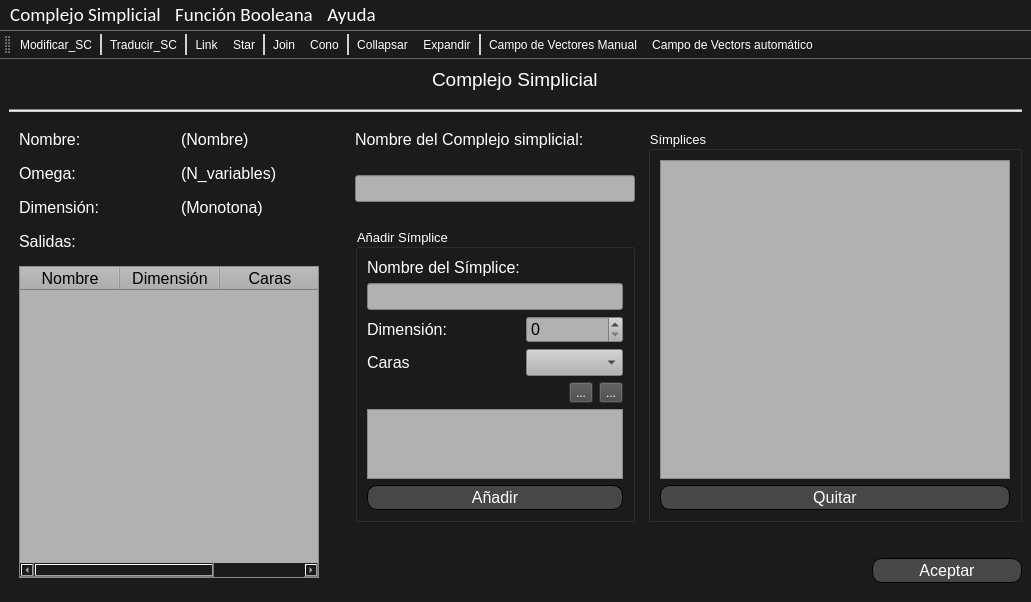
<?xml version="1.0" encoding="UTF-8"?>
<ui version="4.0">
 <class>TFG</class>
 <widget class="QMainWindow" name="TFG">
  <property name="geometry">
   <rect>
    <x>0</x>
    <y>0</y>
    <width>750</width>
    <height>450</height>
   </rect>
  </property>
  <property name="sizePolicy">
   <sizepolicy hsizetype="Preferred" vsizetype="Preferred">
    <horstretch>0</horstretch>
    <verstretch>0</verstretch>
   </sizepolicy>
  </property>
  <property name="font">
   <font>
    <family>Arial</family>
    <pointsize>20</pointsize>
   </font>
  </property>
  <property name="windowTitle">
   <string>TFG Pablo Ascorbe</string>
  </property>
  <property name="windowIcon">
   <iconset>
    <normaloff>../Recursos/icono.ico</normaloff>../Recursos/icono.ico</iconset>
  </property>
  <property name="styleSheet">
   <string notr="true">QWidget{
background-image: url(:/images/fondo.png);
background-color: rgb(27, 27, 27);
color: rgb(255, 255, 255);
}

QToolBar QToolButton{
color: rgb(255, 255, 255);
background-color:transparent;}

QToolBar QToolButton:hover{
	background-color: rgb(100, 100, 100);
}

QToolBar::separator{
	background-color: rgb(208, 208, 208);
	width: 2px;
}


QMenuBar::item:selected{
	background-color: rgb(100, 100, 100);
}

QMenu::item:selected{
	background-color: rgb(100, 100, 100);
}
</string>
  </property>
  <widget class="QWidget" name="centralwidget">
   <property name="enabled">
    <bool>true</bool>
   </property>
   <layout class="QGridLayout" name="gridLayout_2">
    <property name="sizeConstraint">
     <enum>QLayout::SetDefaultConstraint</enum>
    </property>
    <property name="horizontalSpacing">
     <number>11</number>
    </property>
    <property name="verticalSpacing">
     <number>18</number>
    </property>
    <item row="0" column="0" alignment="Qt::AlignHCenter">
     <widget class="QLabel" name="label_2">
      <property name="maximumSize">
       <size>
        <width>16777215</width>
        <height>30</height>
       </size>
      </property>
      <property name="font">
       <font>
        <pointsize>14</pointsize>
       </font>
      </property>
      <property name="text">
       <string>Complejo Simplicial</string>
      </property>
     </widget>
    </item>
    <item row="2" column="0">
     <layout class="QHBoxLayout" name="horizontalLayout" stretch="0,0">
      <property name="spacing">
       <number>26</number>
      </property>
      <item>
       <layout class="QGridLayout" name="gridLayout_fijo">
        <property name="leftMargin">
         <number>10</number>
        </property>
        <property name="rightMargin">
         <number>10</number>
        </property>
        <property name="bottomMargin">
         <number>15</number>
        </property>
        <property name="horizontalSpacing">
         <number>24</number>
        </property>
        <property name="verticalSpacing">
         <number>15</number>
        </property>
        <item row="0" column="1">
         <widget class="QLabel" name="label_nombre_sc">
          <property name="font">
           <font>
            <pointsize>12</pointsize>
           </font>
          </property>
          <property name="text">
           <string>(Nombre)</string>
          </property>
         </widget>
        </item>
        <item row="1" column="1">
         <widget class="QLabel" name="label_omega">
          <property name="font">
           <font>
            <pointsize>12</pointsize>
           </font>
          </property>
          <property name="text">
           <string>(N_variables)</string>
          </property>
         </widget>
        </item>
        <item row="3" column="0" colspan="2">
         <widget class="QLabel" name="label_3">
          <property name="font">
           <font>
            <pointsize>12</pointsize>
           </font>
          </property>
          <property name="text">
           <string>Salidas:</string>
          </property>
         </widget>
        </item>
        <item row="0" column="0">
         <widget class="QLabel" name="label">
          <property name="font">
           <font>
            <pointsize>12</pointsize>
           </font>
          </property>
          <property name="text">
           <string>Nombre:</string>
          </property>
         </widget>
        </item>
        <item row="1" column="0">
         <widget class="QLabel" name="label_4">
          <property name="font">
           <font>
            <pointsize>12</pointsize>
           </font>
          </property>
          <property name="text">
           <string>Omega:</string>
          </property>
         </widget>
        </item>
        <item row="2" column="1">
         <widget class="QLabel" name="label_dimension">
          <property name="font">
           <font>
            <pointsize>12</pointsize>
           </font>
          </property>
          <property name="text">
           <string>(Monotona)</string>
          </property>
         </widget>
        </item>
        <item row="2" column="0">
         <widget class="QLabel" name="label_5">
          <property name="font">
           <font>
            <pointsize>12</pointsize>
           </font>
          </property>
          <property name="text">
           <string>Dimensión:</string>
          </property>
         </widget>
        </item>
        <item row="4" column="0" colspan="2">
         <widget class="QTableWidget" name="tableWidget">
          <property name="minimumSize">
           <size>
            <width>300</width>
            <height>0</height>
           </size>
          </property>
          <property name="styleSheet">
           <string notr="true">color: rgb(0, 0, 0);
background-color: rgb(177, 177, 177);</string>
          </property>
          <column>
           <property name="text">
            <string>Nombre</string>
           </property>
           <property name="font">
            <font>
             <pointsize>12</pointsize>
            </font>
           </property>
          </column>
          <column>
           <property name="text">
            <string>Dimensión</string>
           </property>
           <property name="font">
            <font>
             <pointsize>12</pointsize>
            </font>
           </property>
          </column>
          <column>
           <property name="text">
            <string>Caras</string>
           </property>
           <property name="font">
            <font>
             <pointsize>12</pointsize>
            </font>
           </property>
          </column>
         </widget>
        </item>
       </layout>
      </item>
      <item>
       <layout class="QGridLayout" name="gridLayout_dinamico">
        <property name="horizontalSpacing">
         <number>13</number>
        </property>
        <item row="0" column="0">
         <widget class="QLabel" name="label_6">
          <property name="sizePolicy">
           <sizepolicy hsizetype="Fixed" vsizetype="Fixed">
            <horstretch>0</horstretch>
            <verstretch>0</verstretch>
           </sizepolicy>
          </property>
          <property name="baseSize">
           <size>
            <width>0</width>
            <height>0</height>
           </size>
          </property>
          <property name="font">
           <font>
            <pointsize>12</pointsize>
           </font>
          </property>
          <property name="text">
           <string>Nombre del Complejo simplicial:</string>
          </property>
         </widget>
        </item>
        <item row="1" column="0">
         <widget class="QLineEdit" name="text_sc_name">
          <property name="sizePolicy">
           <sizepolicy hsizetype="Preferred" vsizetype="Fixed">
            <horstretch>0</horstretch>
            <verstretch>0</verstretch>
           </sizepolicy>
          </property>
          <property name="font">
           <font>
            <pointsize>12</pointsize>
           </font>
          </property>
          <property name="styleSheet">
           <string notr="true">color: rgb(0, 0, 0);
background-color: rgb(177, 177, 177);</string>
          </property>
         </widget>
        </item>
        <item row="0" column="1" rowspan="3">
         <widget class="QGroupBox" name="groupBox">
          <property name="font">
           <font>
            <pointsize>10</pointsize>
           </font>
          </property>
          <property name="title">
           <string>Símplices</string>
          </property>
          <layout class="QGridLayout" name="gridLayout_3">
           <item row="0" column="0" colspan="2">
            <widget class="QListWidget" name="list_simplex">
             <property name="minimumSize">
              <size>
               <width>350</width>
               <height>0</height>
              </size>
             </property>
             <property name="font">
              <font>
               <family>MS Shell Dlg 2</family>
               <pointsize>12</pointsize>
              </font>
             </property>
             <property name="styleSheet">
              <string notr="true">color: rgb(0, 0, 0);
background-color: rgb(177, 177, 177);</string>
             </property>
             <property name="alternatingRowColors">
              <bool>true</bool>
             </property>
            </widget>
           </item>
           <item row="1" column="0" colspan="2">
            <widget class="QPushButton" name="pushButton_QuitarSim">
             <property name="sizePolicy">
              <sizepolicy hsizetype="Expanding" vsizetype="Fixed">
               <horstretch>0</horstretch>
               <verstretch>0</verstretch>
              </sizepolicy>
             </property>
             <property name="minimumSize">
              <size>
               <width>200</width>
               <height>25</height>
              </size>
             </property>
             <property name="maximumSize">
              <size>
               <width>16777215</width>
               <height>16777215</height>
              </size>
             </property>
             <property name="font">
              <font>
               <pointsize>12</pointsize>
              </font>
             </property>
             <property name="styleSheet">
              <string notr="true">QPushButton{
color: rgb(255, 255, 255);
background-color: rgb(71, 71, 71);
border: 1px solid;
border-radius: 10px;}

QPushButton:hover{
	background-color: rgb(100, 100, 100);
}</string>
             </property>
             <property name="text">
              <string>Quitar</string>
             </property>
            </widget>
           </item>
          </layout>
         </widget>
        </item>
        <item row="2" column="0">
         <widget class="QGroupBox" name="groupBox_2">
          <property name="sizePolicy">
           <sizepolicy hsizetype="Fixed" vsizetype="Expanding">
            <horstretch>0</horstretch>
            <verstretch>0</verstretch>
           </sizepolicy>
          </property>
          <property name="font">
           <font>
            <pointsize>10</pointsize>
           </font>
          </property>
          <property name="title">
           <string>Añadir Símplice</string>
          </property>
          <layout class="QGridLayout" name="gridLayout_4">
           <item row="4" column="1">
            <widget class="QComboBox" name="posible_faces">
             <property name="font">
              <font>
               <pointsize>12</pointsize>
              </font>
             </property>
             <property name="styleSheet">
              <string notr="true">color: rgb(0, 0, 0);
background-color: rgb(177, 177, 177);</string>
             </property>
            </widget>
           </item>
           <item row="7" column="0" colspan="2">
            <widget class="QListWidget" name="list_faces">
             <property name="sizePolicy">
              <sizepolicy hsizetype="Preferred" vsizetype="Expanding">
               <horstretch>0</horstretch>
               <verstretch>0</verstretch>
              </sizepolicy>
             </property>
             <property name="font">
              <font>
               <pointsize>12</pointsize>
              </font>
             </property>
             <property name="styleSheet">
              <string notr="true">color: rgb(0, 0, 0);
background-color: rgb(177, 177, 177);</string>
             </property>
             <property name="alternatingRowColors">
              <bool>true</bool>
             </property>
            </widget>
           </item>
           <item row="2" column="0" colspan="2">
            <widget class="QLineEdit" name="text_nombre_sim">
             <property name="font">
              <font>
               <pointsize>12</pointsize>
              </font>
             </property>
             <property name="styleSheet">
              <string notr="true">color: rgb(0, 0, 0);
background-color: rgb(177, 177, 177);</string>
             </property>
            </widget>
           </item>
           <item row="8" column="0" colspan="2">
            <widget class="QPushButton" name="pushButton_Anadir">
             <property name="minimumSize">
              <size>
               <width>0</width>
               <height>25</height>
              </size>
             </property>
             <property name="font">
              <font>
               <pointsize>12</pointsize>
              </font>
             </property>
             <property name="styleSheet">
              <string notr="true">QPushButton{
color: rgb(255, 255, 255);
background-color: rgb(71, 71, 71);
border: 1px solid;
border-radius: 10px;}

QPushButton:hover{
	background-color: rgb(100, 100, 100);
}</string>
             </property>
             <property name="text">
              <string>Añadir</string>
             </property>
            </widget>
           </item>
           <item row="4" column="0">
            <widget class="QLabel" name="label_7">
             <property name="font">
              <font>
               <pointsize>12</pointsize>
              </font>
             </property>
             <property name="text">
              <string>Caras</string>
             </property>
            </widget>
           </item>
           <item row="6" column="0" colspan="2">
            <layout class="QHBoxLayout" name="horizontalLayout_2">
             <item>
              <spacer name="horizontalSpacer_3">
               <property name="orientation">
                <enum>Qt::Horizontal</enum>
               </property>
               <property name="sizeHint" stdset="0">
                <size>
                 <width>40</width>
                 <height>20</height>
                </size>
               </property>
              </spacer>
             </item>
             <item>
              <widget class="QToolButton" name="toolButton_mas">
               <property name="styleSheet">
                <string notr="true">QToolButton{
color: rgb(255, 255, 255);
background-color: rgb(71, 71, 71);;}

QToolButton:hover{
	background-color: rgb(100, 100, 100);
}</string>
               </property>
               <property name="text">
                <string>...</string>
               </property>
               <property name="icon">
                <iconset resource="../Recursos/resources.qrc">
                 <normaloff>:/images/mas.ico</normaloff>:/images/mas.ico</iconset>
               </property>
              </widget>
             </item>
             <item>
              <widget class="QToolButton" name="toolButton_menos">
               <property name="styleSheet">
                <string notr="true">QToolButton{
color: rgb(255, 255, 255);
background-color: rgb(71, 71, 71);
}

QToolButton:hover{
	background-color: rgb(100, 100, 100);
}</string>
               </property>
               <property name="text">
                <string>...</string>
               </property>
               <property name="icon">
                <iconset resource="../Recursos/resources.qrc">
                 <normaloff>:/images/menos.ico</normaloff>:/images/menos.ico</iconset>
               </property>
              </widget>
             </item>
            </layout>
           </item>
           <item row="1" column="0">
            <widget class="QLabel" name="label_8">
             <property name="sizePolicy">
              <sizepolicy hsizetype="Fixed" vsizetype="Fixed">
               <horstretch>0</horstretch>
               <verstretch>0</verstretch>
              </sizepolicy>
             </property>
             <property name="font">
              <font>
               <pointsize>12</pointsize>
              </font>
             </property>
             <property name="text">
              <string>Nombre del Símplice:</string>
             </property>
            </widget>
           </item>
           <item row="3" column="0">
            <widget class="QLabel" name="label_9">
             <property name="font">
              <font>
               <pointsize>12</pointsize>
              </font>
             </property>
             <property name="text">
              <string>Dimensión:</string>
             </property>
            </widget>
           </item>
           <item row="3" column="1">
            <widget class="QSpinBox" name="spinBox">
             <property name="font">
              <font>
               <pointsize>12</pointsize>
              </font>
             </property>
             <property name="styleSheet">
              <string notr="true">color: rgb(0, 0, 0);
background-color: rgb(177, 177, 177);</string>
             </property>
            </widget>
           </item>
          </layout>
         </widget>
        </item>
        <item row="3" column="1">
         <layout class="QGridLayout" name="gridLayout_6">
          <property name="topMargin">
           <number>10</number>
          </property>
          <property name="bottomMargin">
           <number>10</number>
          </property>
          <item row="0" column="0" alignment="Qt::AlignRight">
           <widget class="QPushButton" name="pushButton_Aceptar">
            <property name="sizePolicy">
             <sizepolicy hsizetype="Preferred" vsizetype="Expanding">
              <horstretch>0</horstretch>
              <verstretch>100</verstretch>
             </sizepolicy>
            </property>
            <property name="minimumSize">
             <size>
              <width>150</width>
              <height>25</height>
             </size>
            </property>
            <property name="maximumSize">
             <size>
              <width>250</width>
              <height>25</height>
             </size>
            </property>
            <property name="font">
             <font>
              <pointsize>12</pointsize>
             </font>
            </property>
            <property name="styleSheet">
             <string notr="true">QPushButton{
color: rgb(255, 255, 255);
background-color: rgb(71, 71, 71);
border: 1px solid;
border-radius: 10px;}

QPushButton:hover{
	background-color: rgb(100, 100, 100);
}

</string>
            </property>
            <property name="text">
             <string>Aceptar</string>
            </property>
           </widget>
          </item>
         </layout>
        </item>
       </layout>
      </item>
     </layout>
    </item>
    <item row="1" column="0">
     <widget class="Line" name="line">
      <property name="styleSheet">
       <string notr="true">background-color: rgb(204, 204, 204);</string>
      </property>
      <property name="orientation">
       <enum>Qt::Horizontal</enum>
      </property>
     </widget>
    </item>
   </layout>
  </widget>
  <widget class="QMenuBar" name="menubar">
   <property name="geometry">
    <rect>
     <x>0</x>
     <y>0</y>
     <width>750</width>
     <height>29</height>
    </rect>
   </property>
   <property name="font">
    <font>
     <family>Calibri</family>
     <pointsize>14</pointsize>
    </font>
   </property>
   <widget class="QMenu" name="menuComplejo_Simplicial">
    <property name="font">
     <font>
      <family>MS Shell Dlg 2</family>
      <pointsize>12</pointsize>
     </font>
    </property>
    <property name="title">
     <string>Complejo Simplicial</string>
    </property>
    <addaction name="actionNuevo_sc"/>
    <addaction name="actionCargar_sc"/>
    <addaction name="actionGuardar_sc"/>
    <addaction name="actionListar_sc"/>
   </widget>
   <widget class="QMenu" name="menuFunci_n_Booleana">
    <property name="font">
     <font>
      <family>MS Shell Dlg 2</family>
      <pointsize>12</pointsize>
     </font>
    </property>
    <property name="title">
     <string>Función Booleana</string>
    </property>
    <addaction name="actionNuevo_bf"/>
    <addaction name="actionCargar_bf"/>
    <addaction name="actionGuardar_bf"/>
    <addaction name="actionListar_bf"/>
   </widget>
   <widget class="QMenu" name="menuAyuda">
    <property name="font">
     <font>
      <family>MS Shell Dlg 2</family>
      <pointsize>12</pointsize>
     </font>
    </property>
    <property name="title">
     <string>Ayuda</string>
    </property>
    <addaction name="actionAyuda"/>
    <addaction name="separator"/>
    <addaction name="actionAcerca"/>
   </widget>
   <addaction name="menuComplejo_Simplicial"/>
   <addaction name="menuFunci_n_Booleana"/>
   <addaction name="menuAyuda"/>
  </widget>
  <widget class="QToolBar" name="toolBar">
   <property name="minimumSize">
    <size>
     <width>0</width>
     <height>0</height>
    </size>
   </property>
   <property name="windowTitle">
    <string>toolBar</string>
   </property>
   <property name="orientation">
    <enum>Qt::Horizontal</enum>
   </property>
   <property name="iconSize">
    <size>
     <width>32</width>
     <height>32</height>
    </size>
   </property>
   <property name="floatable">
    <bool>true</bool>
   </property>
   <attribute name="toolBarArea">
    <enum>TopToolBarArea</enum>
   </attribute>
   <attribute name="toolBarBreak">
    <bool>false</bool>
   </attribute>
   <addaction name="actionModificar_SC"/>
   <addaction name="separator"/>
   <addaction name="actionTraducir_SC"/>
   <addaction name="separator"/>
   <addaction name="actionLink"/>
   <addaction name="actionStar"/>
   <addaction name="separator"/>
   <addaction name="actionJoin"/>
   <addaction name="actionCono"/>
   <addaction name="separator"/>
   <addaction name="actionCollapsar"/>
   <addaction name="actionExpandir"/>
   <addaction name="separator"/>
   <addaction name="actionCampo_de_Vectores_Manual"/>
   <addaction name="actionCampo_de_Vectors_autom_tico"/>
  </widget>
  <action name="actionNuevo_sc">
   <property name="text">
    <string>Nuevo</string>
   </property>
   <property name="shortcut">
    <string>Ctrl+N</string>
   </property>
  </action>
  <action name="actionCargar_sc">
   <property name="text">
    <string>Cargar</string>
   </property>
  </action>
  <action name="actionGuardar_sc">
   <property name="text">
    <string>Guardar</string>
   </property>
  </action>
  <action name="actionListar_sc">
   <property name="text">
    <string>Listar</string>
   </property>
  </action>
  <action name="actionNuevo_bf">
   <property name="text">
    <string>Nuevo</string>
   </property>
  </action>
  <action name="actionCargar_bf">
   <property name="text">
    <string>Cargar</string>
   </property>
  </action>
  <action name="actionGuardar_bf">
   <property name="text">
    <string>Guardar</string>
   </property>
  </action>
  <action name="actionListar_bf">
   <property name="text">
    <string>Listar</string>
   </property>
  </action>
  <action name="actionAyuda">
   <property name="text">
    <string>Ayuda de TFG Pablo Ascorbe</string>
   </property>
  </action>
  <action name="actionAcerca">
   <property name="text">
    <string>Acerca de la aplicación</string>
   </property>
  </action>
  <action name="actionModificar_SC">
   <property name="icon">
    <iconset resource="../Recursos/resources.qrc">
     <normaloff>:/images/edit.ico</normaloff>:/images/edit.ico</iconset>
   </property>
   <property name="text">
    <string>Modificar_SC</string>
   </property>
   <property name="toolTip">
    <string>Modificar el Complejo Simplicial</string>
   </property>
   <property name="shortcut">
    <string>Ctrl+1</string>
   </property>
  </action>
  <action name="actionTraducir_SC">
   <property name="icon">
    <iconset resource="../Recursos/resources.qrc">
     <normaloff>:/images/translation_sc_to_bf.ico</normaloff>:/images/translation_sc_to_bf.ico</iconset>
   </property>
   <property name="text">
    <string>Traducir_SC</string>
   </property>
   <property name="toolTip">
    <string>Traducir el complejo simplicial a una función booleana</string>
   </property>
  </action>
  <action name="actionLink">
   <property name="icon">
    <iconset resource="../Recursos/resources.qrc">
     <normaloff>:/images/link.ico</normaloff>:/images/link.ico</iconset>
   </property>
   <property name="text">
    <string>Link</string>
   </property>
   <property name="toolTip">
    <string>Calcular Link para un símplice</string>
   </property>
  </action>
  <action name="actionStar">
   <property name="icon">
    <iconset resource="../Recursos/resources.qrc">
     <normaloff>:/images/star.ico</normaloff>:/images/star.ico</iconset>
   </property>
   <property name="text">
    <string>Star</string>
   </property>
   <property name="toolTip">
    <string>Calcular Star para un símplice</string>
   </property>
  </action>
  <action name="actionJoin">
   <property name="icon">
    <iconset resource="../Recursos/resources.qrc">
     <normaloff>:/images/join.ico</normaloff>:/images/join.ico</iconset>
   </property>
   <property name="text">
    <string>Join</string>
   </property>
   <property name="toolTip">
    <string>Calcular el Join del complejo simplicial con otro a seleccionar</string>
   </property>
  </action>
  <action name="actionCono">
   <property name="icon">
    <iconset resource="../Recursos/resources.qrc">
     <normaloff>:/images/cone.ico</normaloff>:/images/cone.ico</iconset>
   </property>
   <property name="text">
    <string>Cono</string>
   </property>
   <property name="toolTip">
    <string>Calcular el cono del Complejo Simplicial</string>
   </property>
  </action>
  <action name="actionCollapsar">
   <property name="icon">
    <iconset resource="../Recursos/resources.qrc">
     <normaloff>:/images/collapse.ico</normaloff>:/images/collapse.ico</iconset>
   </property>
   <property name="text">
    <string>Collapsar</string>
   </property>
   <property name="toolTip">
    <string>Collapsar el Complejo Simplicial</string>
   </property>
  </action>
  <action name="actionExpandir">
   <property name="icon">
    <iconset resource="../Recursos/resources.qrc">
     <normaloff>:/images/expand.ico</normaloff>:/images/expand.ico</iconset>
   </property>
   <property name="text">
    <string>Expandir</string>
   </property>
   <property name="toolTip">
    <string>Expandir el Complejo Simplicial</string>
   </property>
  </action>
  <action name="actionCampo_de_Vectores_Manual">
   <property name="icon">
    <iconset resource="../Recursos/resources.qrc">
     <normaloff>:/images/manual_vf.ico</normaloff>:/images/manual_vf.ico</iconset>
   </property>
   <property name="text">
    <string>Campo de Vectores Manual</string>
   </property>
   <property name="toolTip">
    <string>Calcular un campo de vectores manualmente</string>
   </property>
  </action>
  <action name="actionCampo_de_Vectors_autom_tico">
   <property name="icon">
    <iconset resource="../Recursos/resources.qrc">
     <normaloff>:/images/auto_vf.ico</normaloff>:/images/auto_vf.ico</iconset>
   </property>
   <property name="text">
    <string>Campo de Vectors automático</string>
   </property>
   <property name="toolTip">
    <string>Calcular un campo de vectores automáticamente</string>
   </property>
  </action>
 </widget>
 <resources>
  <include location="../Recursos/resources.qrc"/>
 </resources>
 <connections/>
</ui>
